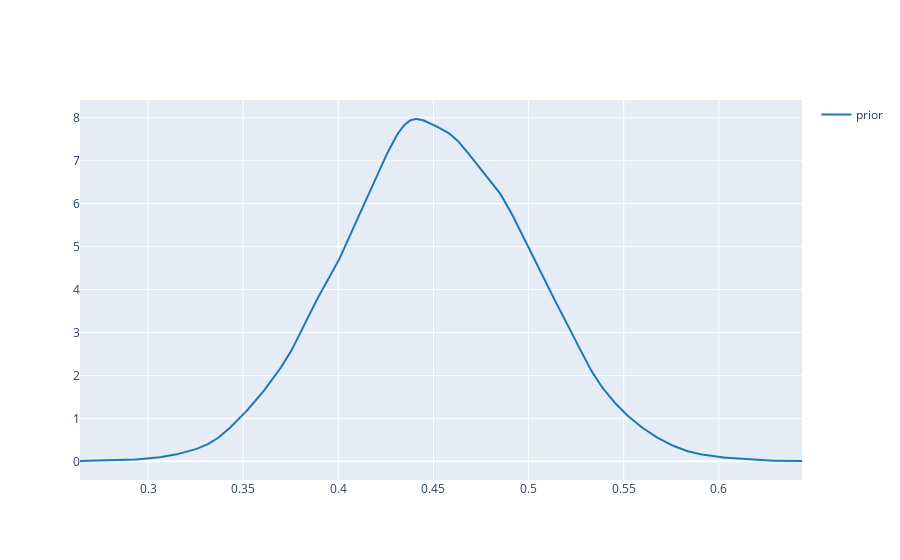

Notebook source saved alongside this figure:
### Markdown cell above
Book doesn't provide underlying dataset, but assumes a prior with $π ∼Beta(45,55)$

### Code cell
alpha = 45
beta  = 55
prior = np.random.beta(alpha, beta,10000)
fig = ff.create_distplot([prior], ['prior'], show_hist=False, show_rug=False)
fig

### Figure 1 — Plotly figure (JSON) as saved in the notebook; plotly's stock layout.template omitted (floating-point values rounded to 4 significant figures; data arrays with more than 128 entries replaced by an {"elided": "..."} marker saying what was removed)
{"data": [{"legendgroup": "prior", "marker": {"color": "rgb(31, 119, 180)"}, "mode": "lines", "name": "prior", "showlegend": true, "type": "scatter", "x": {"elided": "500 float values"}, "xaxis": "x", "y": {"elided": "500 float values"}, "yaxis": "y"}], "layout": {"barmode": "overlay", "hovermode": "closest", "legend": {"traceorder": "reversed"}, "xaxis": {"anchor": "y2", "domain": [0, 1], "zeroline": false}, "yaxis": {"anchor": "free", "domain": [0, 1], "position": 0}}}
